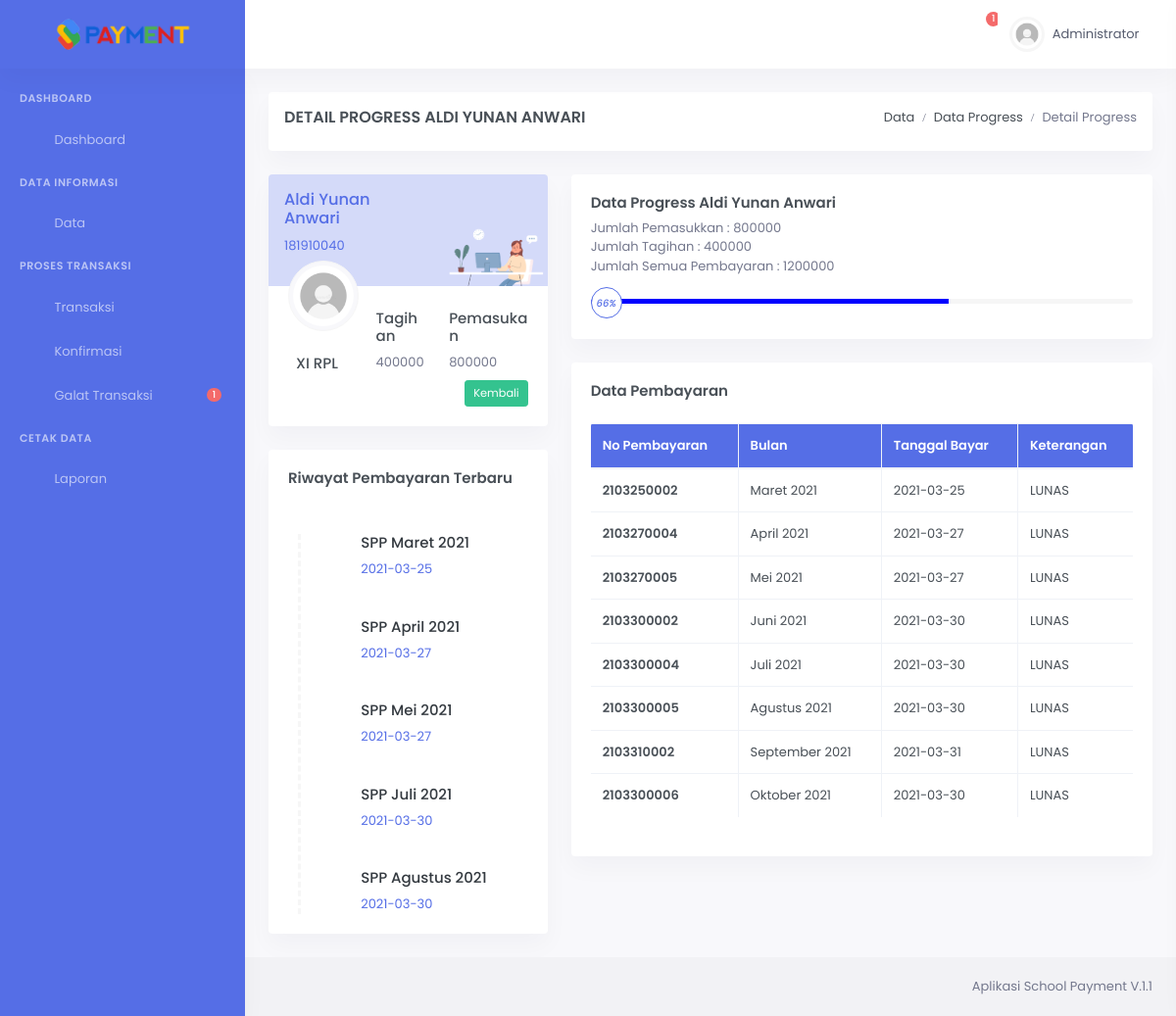
The app's page /admin/detailp.php?id=29 (signed in) with its own data.
### tables this page shows
CREATE TABLE `tb_tagihan` (
  `id` bigint(20) NOT NULL,
  `idsiswa` bigint(20) NOT NULL,
  `jumlah` bigint(20) NOT NULL
);

CREATE TABLE `siswa` (
  `idsiswa` int(11) NOT NULL,
  `nis` varchar(10) NOT NULL,
  `namasiswa` varchar(40) NOT NULL,
  `kelas` varchar(255) NOT NULL,
  `jk` enum('Laki Laki','Perempuan','','') NOT NULL,
  `tahunajaran` varchar(10) NOT NULL,
  `biaya` int(11) NOT NULL
);

CREATE TABLE `spp` (
  `idspp` int(5) NOT NULL,
  `idsiswa` int(10) DEFAULT NULL,
  `jatuhtempo` date DEFAULT NULL,
  `no_urut` int(11) NOT NULL,
  `bulan` varchar(20) DEFAULT NULL,
  `nobayar` varchar(10) DEFAULT NULL,
  `tglbayar` date DEFAULT NULL,
  `wkt_bayar` varchar(25) NOT NULL,
  `jumlah` int(20) DEFAULT NULL,
  `ket` varchar(20) DEFAULT NULL,
  `idadmin` int(5) DEFAULT NULL
);

### admin/detailp.php (the view, shortened to what this page needs)
<?php
include 'header.php';
include 'koneksi.php';
$id = $_GET['id'];
$data = mysqli_query($konek,"SELECT * FROM siswa INNER JOIN tb_tagihan ON siswa.idsiswa=tb_tagihan.idsiswa WHERE siswa.idsiswa='$id'");
$data1 = mysqli_query($konek,"SELECT * FROM spp WHERE ket='LUNAS' AND idsiswa='$id'");
$d    = mysqli_fetch_assoc($data);
$id = $d['idsiswa'];
$banding = mysqli_query($konek,"SELECT SUM(jumlah) AS f FROM spp WHERE ket='LUNAS' AND idsiswa='$id'");
$banding2 = mysqli_query($konek,"SELECT SUM(jumlah) AS b FROM spp WHERE idsiswa='$id'");
$bd      = mysqli_fetch_assoc($banding);
$bdb     = $bd['f'];
$bd2     = mysqli_fetch_assoc($banding2);
$bdb2    = $bd2['b'];
                        $hitung  = $bdb * 100 / $bdb2;
                        $o        = substr($hitung,0,2);
                        $ada = strpos($o, ".");
                        if($ada > 0){
                          $o = substr($hitung,0,3);
                        }elseif($ada == 0 && $hitung == 100 ){
                          $o = substr($hitung,0,3);
                        }elseif($ada == 0){
                          $o = substr($hitung,0,2);
                        }
?>
<div class="main-content">
    <div class="page-content">
        <div class="container-fluid">
            <div class="row">
                <div class="col-12">
                    <div class="card">
                        <div class="page-title-box d-flex align-items-center justify-content-between">
                        <h4 class="ml-3 mt-3 mb-0 font-size-18">Detail Progress <?= $d['namasiswa']; ?></h4>
                            <div class="page-title-right">
                                <ol class="breadcrumb mb-0 ml-3 mt-3 mr-3">
                                    <li class="breadcrumb-item"><a href="index.php">Data</a></li>
                                    <li class="breadcrumb-item"><a href="progres.php">Data Progress</a></li>
                                    <li class="breadcrumb-item active">Detail Progress</li>
                                </ol>
                            </div>
                        </div>
                    </div>
                </div>
            </div>
            <div class="row">
                <div class="col-xl-4">
                    <div class="card overflow-hidden">
                        <div class="bg-soft-primary">
                            <div class="row">
                                <div class="col-7">
                                    <div class="text-primary p-3">
                                        <h5 class="text-primary"> <?= $d['namasiswa']; ?></h5>
                                        <p><?= $d['nis']; ?></p>
                                    </div>
                                </div>
                                <div class="col-5 align-self-end">
                                    <img src="assets\images\profile-img.png" alt="" class="img-fluid">
                                </div>
                            </div>
                        </div>
                        <div class="card-body pt-0">
                            <div class="row">
                                <div class="col-sm-4">
                                    <div class="avatar-md profile-user-wid mb-4">
                                        <img src="img/avatar.jpg" alt="" class="img-thumbnail rounded-circle">
                                    </div>
                                    <h5 class="font-size-15 text-truncate ml-2"><?= $d['kelas']; ?></h5>
                                </div>
                                <div class="col-sm-8">
                                    <div class="pt-4">
                                        <div class="row">
                                            <div class="col-5">
                                                <h5 class="font-size-15">Tagihan</h5>
                                                <p class="text-muted mb-0"><?= $d['jumlah']; ?></p>
                                            </div>
                                            <div class="col-7">
                                                <h5 class="font-size-15">Pemasukan</h5>
                                                <p class="text-muted mb-0"><?= $bdb; ?></p>
                                            </div>
                                        </div>
                                    </div>
                                </div>
                            </div>
                            <a href="progres.php" class="btn btn-success btn-sm float-right"> Kembali </a>
                        </div>
                    </div>
                    <div class="card">
                        <div class="card-body">
                            <h4 class="card-title mb-5">Riwayat Pembayaran Terbaru</h4>
                            <div class="">
                                <ul class="verti-timeline list-unstyled">
                                  <?php
                                  $data4 = mysqli_query($konek,"SELECT * FROM spp WHERE idsiswa='$id' AND ket ='LUNAS' ORDER BY(tglbayar) LIMIT 5");
                                  while($d2 = mysqli_fetch_array($data4)){
                                  ?>
                                    <li class="event-list">
                                        <div class="event-timeline-dot">
                                            <i class="bx bx-right-arrow-circle"></i>
                                        </div>
                                        <div class="media">
                                            <div class="mr-3">
                                                <i class="bx bx-right-arrow h4 text-primary"></i>
                                            </div>
                                            <div class="media-body">
                                                <div>
                                                    <h5 class="font-size-15"><a href="#" class="text-dark">SPP <?= $d2['bulan']; ?></a></h5>
                                                    <span class="text-primary"><?= $d2['tglbayar']; ?></span>
                                                </div>
                                            </div>
                                        </div>
                                    </li>
                                  <?php } ?>
                                </ul>
                            </div>
                        </div>
                    </div>
                </div>
                <div class="col-xl-8">
                    <div class="card">
                        <div class="card-body">
                            <h4 class="card-title">Data Progress <?= $d['namasiswa']; ?></h4>
                            <p class="card-title-desc">
                                Jumlah Pemasukkan : <?= $bdb; ?> <br/>
                                Jumlah Tagihan    : <?= $d['jumlah']  ?> <br/>
                                Jumlah Semua Pembayaran : <?php $jl = $bdb + $d['jumlah']; echo "$jl"; ?>
                            </p>
                            <div class="custom-progess mt-2 mb-3">
                                                <div class="progress progress-sm">
                                                    <div class="progress-bar" role="progressbar" style="width: <?= $o; ?>%;
                                                    <?php
                                                        if($o > 80){
                                                            echo "background-color:green;";
                                                        }elseif($o > 40){
                                                            echo "background-color:blue;";
                                                        }elseif($o >= 0){
                                                            echo "background-color:red;";
                                                        }
                                                        ?>" aria-valuenow="<?= $o; ?>" aria-valuemin="0" aria-valuemax="100"></div>
                                                </div>
                                                <div class="avatar-xs progress-icon">
                                                    <?php
                                                        if($o > 80){
                                                            echo "<span class='avatar-title rounded-circle border border-success'>";
                                                            echo "<i class='text-success font-size-10'>";
                                                        }elseif($o > 40){
                                                            echo "<span class='avatar-title rounded-circle border border-primary'>";
                                                            echo "<i class='text-primary font-size-10'>";
                                                        }elseif($o >= 0){
                                                            echo "<span class='avatar-title rounded-circle border border-danger'>";
                                                            echo "<i class='text-danger font-size-10'>";
                                                        }
                                                        ?><?= $o; ?>%</i>
                                                    </span>
                                                </div>
                                            </div>
                        </div>
                    </div>
                    <div class="card">
                        <div class="card-body">
                            <h4 class="card-title mb-4">Data Pembayaran</h4>
                            <div class="table-responsive" style="border:none;">
                                <table class="table table-stripped table-bordered mb-0">
                                    <thead>
                                        <tr style="background-color:#556ee6; color:white;">
                                            <th scope="col">No Pembayaran</th>
                                            <th scope="col">Bulan</th>
                                            <th scope="col">Tanggal Bayar</th>
                                            <th scope="col">Keterangan</th>
                                        </tr>
                                    </thead>
                                    <tbody>
                                      <?php
                                      while($d3 = mysqli_fetch_array($data1)){
                                      ?>
                                        <tr>
                                            <th scope="row"><?= $d3['nobayar']; ?></th>
                                            <td><?= $d3['bulan']; ?></td>
                                            <td><?= $d3['tglbayar']; ?></td>
                                            <td><?= $d3['ket']; ?></td>
                                        </tr>
                                      <?php } ?>
                                    </tbody>
                                </table>
                            </div>
                        </div>
                    </div>
                </div>
            </div>
        </div>
    </div>
</div>
<?php
include 'footer.php';
?>

### records on screen
tb_tagihan: idsiswa.namasiswa "ALDI YUNAN ANWARI", idsiswa.namasiswa "Aldi Yunan Anwari", idsiswa.nis "181910040", idsiswa.kelas "XI RPL", jumlah "400000"
spp: bulan "Maret 2021", tglbayar "2021-03-25", nobayar "2103250002", ket "LUNAS"
spp: bulan "April 2021", tglbayar "2021-03-27", nobayar "2103270004", ket "LUNAS"
spp: bulan "Mei 2021", tglbayar "2021-03-27", nobayar "2103270005", ket "LUNAS"
spp: bulan "Juli 2021", tglbayar "2021-03-30", nobayar "2103300004", ket "LUNAS"
spp: bulan "Agustus 2021", tglbayar "2021-03-30", nobayar "2103300005", ket "LUNAS"
spp: nobayar "2103300002", bulan "Juni 2021", tglbayar "2021-03-30", ket "LUNAS"
spp: nobayar "2103310002", bulan "September 2021", tglbayar "2021-03-31", ket "LUNAS"
spp: nobayar "2103300006", bulan "Oktober 2021", tglbayar "2021-03-30", ket "LUNAS"

### other values on screen
$jum "1"
$_SESSION['nama'] "Administrator"
$n "1"
$bdb "800000"
$jl "1200000"
$o "66"
